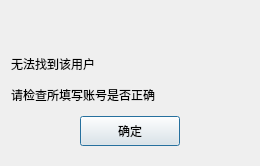
<?xml version="1.0" encoding="UTF-8"?>
<ui version="4.0">
 <class>FindFailDlg</class>
 <widget class="QDialog" name="FindFailDlg">
  <property name="geometry">
   <rect>
    <x>0</x>
    <y>0</y>
    <width>260</width>
    <height>163</height>
   </rect>
  </property>
  <property name="windowTitle">
   <string>Dialog</string>
  </property>
  <layout class="QVBoxLayout" name="verticalLayout">
   <item>
    <spacer name="verticalSpacer">
     <property name="orientation">
      <enum>Qt::Orientation::Vertical</enum>
     </property>
     <property name="sizeType">
      <enum>QSizePolicy::Policy::Fixed</enum>
     </property>
     <property name="sizeHint" stdset="0">
      <size>
       <width>20</width>
       <height>40</height>
      </size>
     </property>
    </spacer>
   </item>
   <item>
    <widget class="QLabel" name="fail_tip">
     <property name="minimumSize">
      <size>
       <width>0</width>
       <height>25</height>
      </size>
     </property>
     <property name="maximumSize">
      <size>
       <width>16777215</width>
       <height>25</height>
      </size>
     </property>
     <property name="text">
      <string>无法找到该用户</string>
     </property>
    </widget>
   </item>
   <item>
    <widget class="QLabel" name="fail_tip2">
     <property name="minimumSize">
      <size>
       <width>0</width>
       <height>25</height>
      </size>
     </property>
     <property name="maximumSize">
      <size>
       <width>16777215</width>
       <height>25</height>
      </size>
     </property>
     <property name="text">
      <string>请检查所填写账号是否正确</string>
     </property>
    </widget>
   </item>
   <item>
    <widget class="QWidget" name="widget" native="true">
     <layout class="QHBoxLayout" name="horizontalLayout">
      <property name="topMargin">
       <number>3</number>
      </property>
      <item>
       <widget class="ClickedBtn" name="fail_sure_btn">
        <property name="minimumSize">
         <size>
          <width>100</width>
          <height>30</height>
         </size>
        </property>
        <property name="maximumSize">
         <size>
          <width>100</width>
          <height>30</height>
         </size>
        </property>
        <property name="text">
         <string>确定</string>
        </property>
       </widget>
      </item>
     </layout>
    </widget>
   </item>
  </layout>
 </widget>
 <customwidgets>
  <customwidget>
   <class>ClickedBtn</class>
   <extends>QPushButton</extends>
   <header location="global">clickedbtn.h</header>
  </customwidget>
 </customwidgets>
 <resources/>
 <connections/>
</ui>
